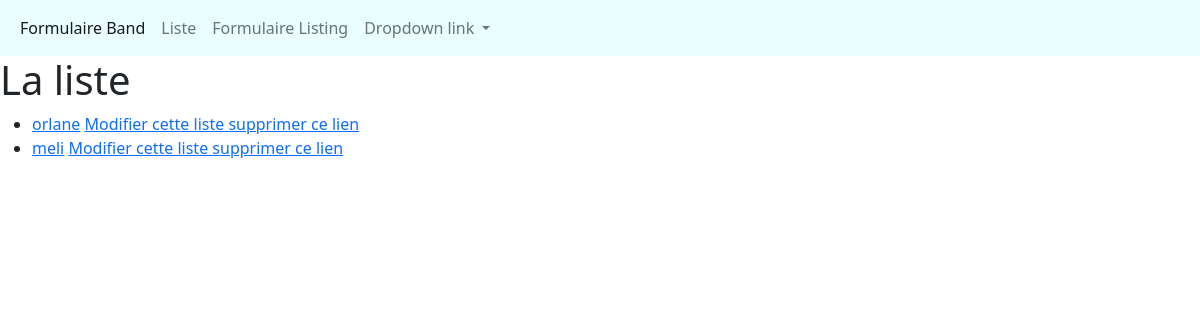
The page /listings/ on the database as committed earlier.
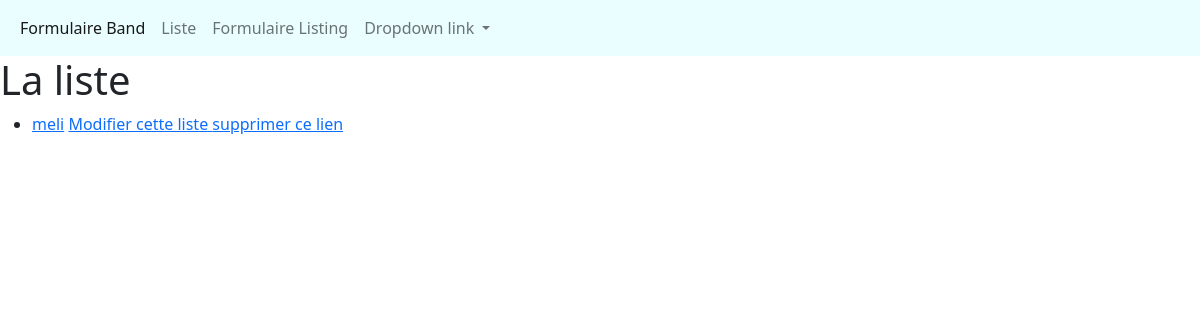
The same page on the database as committed later.
### listings/models.py (models this page shows, shortened)
class Listing(models.Model):
    class Annonce(models.TextChoices):
        RECORDS='RD'
        CLOTHING='CL'
        POSTERS='PO'
        MISCELLANEAOUS='MS'
    Title = models.CharField(max_length=200)
    description = models.CharField(max_length=100)
    sold = models.BooleanField(default=True)
    year = models.DateField(null=True)
    type=models.CharField(max_length=100,choices=Annonce.choices)
    band=models.ForeignKey(Band,null=True,on_delete=models.SET_NULL)

### listings/views.py (the view)
# urls.py: path('listings/',views.listings,name='listings'),
def listings(request):
    listings = Listing.objects.all()
    return render(request, 'listings/listings.html', {'listings': listings})

### listings/templates/listings/listings.html
{% extends 'listings/base.html' %}
{% block content %}
  <h1> La liste </h1>
<ul>
        {% for listing in listings %}
        <li><a href="{% url 'listings-detail' listing.id %}">{{ listing.Title }}</a>
        <a href="{% url 'listing-update' listing.id %}">Modifier cette liste </a>
                <a href="{% url 'listing-delete' listing.id %}">supprimer ce lien </a>
        </li>
        {% endfor %}
</ul>
{% endblock  %}

Rows that differ between the two databases and show on the page:
removed Listing: Title "orlane"
